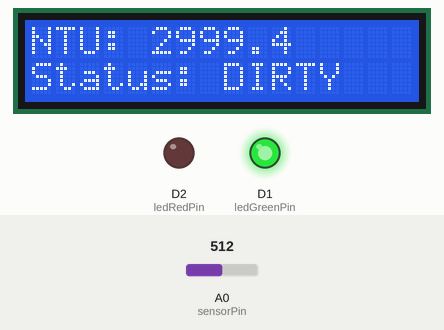
Simulated run of this program. Board: ESP8266 (NodeMCU). On the bench: 16×2 character LCD, output pins drawn as LEDs (lit = HIGH). Inputs (shaded band) come from the test bench; at power-on: A0 (sensorPin) = 512. WiFi joins after 1.5 s; servers stay silent unless stated; uploads are accepted with an empty reply; what the program prints to the serial monitor is not drawn.

Above: at 4.8 s.
4.9 s: A0 (sensorPin) set to 842
At 6.3 s:
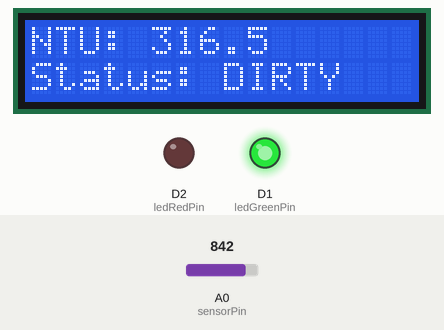
6.6 s: A0 (sensorPin) set to 877
At 7.3 s:
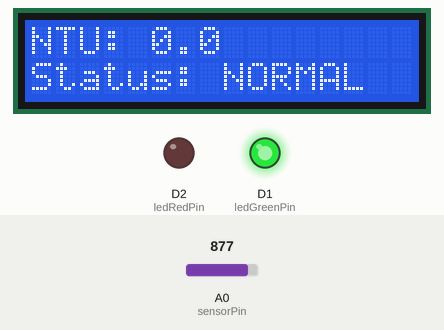
8.1 s: A0 (sensorPin) set to 716
At 8.5 s:
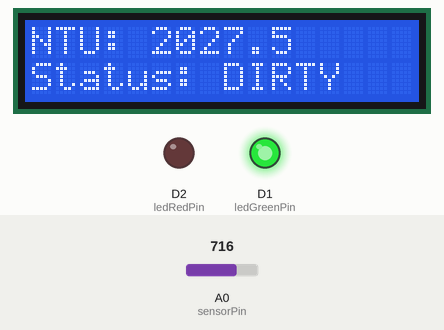
9.6 s: A0 (sensorPin) set to 900
At 10.8 s:
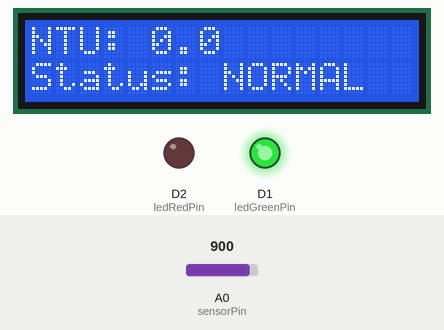
Timing chart, 0 to 12.1 s (numbered marks = the images above; inputs shaded):
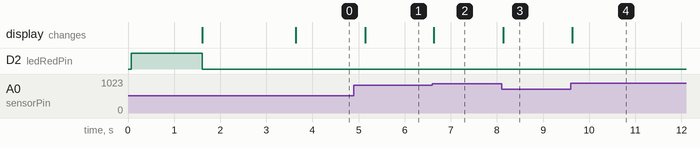

Measured:
- the behaviour switches between 859 and 860 on A0 (sensorPin) (found by bisection; images 1 and 2)
- after the input at 4.9 s, the display: changes after 0.24 s (image 1)
- after the input at 6.6 s, the display: changes at once (image 2)
- after the input at 8.1 s, the display: changes at once (image 3)
- after the input at 9.6 s, the display: changes at once (image 4)

The program:

main.cpp
```cpp
#include <Arduino.h>
#include <ESP8266WiFi.h>
#include <ESP8266HTTPClient.h>
#include <WiFiClientSecure.h> // เพิ่ม Library สำหรับรองรับลิงก์ HTTPS
#include <WiFiManager.h>
#include <Wire.h>
#include <LiquidCrystal_I2C.h>

// กำหนด Address ของจอ LCD (ส่วนใหญ่จะเป็น 0x27 หรือ 0x3F)
LiquidCrystal_I2C lcd(0x27, 16, 2);

// ==========================================
// การตั้งค่า API และ Server
// ==========================================
// ใส่ IP เครื่องคอมพิวเตอร์ของคุณ หรือ URL เว็บจริง
const char* serverName = "https://water-village.vercel.app/api/water";

// ==========================================
// การตั้งค่าฮาร์ดแวร์
// ==========================================
const int sensorPin = A0;
const int ledGreenPin = D1;    // ไฟเขียว (สถานะ: ต่อ Wi-Fi บ้านสำเร็จแล้ว)
const int ledRedPin = D2;      // ไฟแดง (สถานะ: ยังไม่ต่อเน็ต / รอตั้งค่า)

const float TURBIDITY_THRESHOLD = 5.0;

unsigned long previousMillisLCD = 0;
const long lcdInterval = 500; // อัปเดตหน้าจอ LCD ทุกๆ 0.5 วินาที (Real-time มาก)

unsigned long previousMillisAPI = 0;
const long apiInterval = 5000; // ส่งข้อมูลขึ้นเว็บคลาวด์ทุกๆ 5 วินาที

// ==========================================
// การตั้งค่า Wi-Fi
// ==========================================
// จะใช้ WiFiManager ในการจัดการผ่านหน้าเว็บของบอร์ด

void setup() {
  Serial.begin(115200);

  // ตั้งค่า I2C Pins: D3(SDA) และ D4(SCL)
  Wire.begin(D3, D4);

  // เริ่มการทำงานของจอ LCD
  lcd.init();
  lcd.backlight();
  lcd.setCursor(0, 0);
  lcd.print("Booting...");

  pinMode(ledGreenPin, OUTPUT);
  pinMode(ledRedPin, OUTPUT);

  // เริ่มต้นมา ไฟแดงติด (แสดงว่ายังไม่ได้ต่อเน็ต)
  digitalWrite(ledRedPin, HIGH);
  digitalWrite(ledGreenPin, LOW);

  // สร้างตัวจัดการ Wi-Fi
  WiFiManager wifiManager;

  // ตั้งเวลาให้หน้าเว็บตั้งค่า Wi-Fi ทำงานแค่ 15 วินาที
  // ถ้าไม่มีใครมาตั้งค่า หรือต่อเน็ตไม่ได้ ให้ทะลุไปทำงานแบบ "ออฟไลน์" ทันที
  wifiManager.setConfigPortalTimeout(15);

  Serial.println("\nConnecting to WiFi or Starting Access Point...");

  // ถ้าต่อ Wi-Fi เดิมไม่ได้ มันจะปล่อย Wi-Fi ตัวเองออกมาชื่อ "Water_Sensor_Setup" ไม่มีรหัสผ่าน
  if (!wifiManager.autoConnect("Water_Sensor_Setup")) {
    Serial.println("Failed to connect within 15 seconds. Running in OFFLINE mode.");

    lcd.clear();
    lcd.setCursor(0, 0);
    lcd.print("WiFi Timeout!");
    lcd.setCursor(0, 1);
    lcd.print("Offline Mode");
    delay(2000); // โชว์ข้อความ 2 วินาทีแล้วไปต่อ
  } else {
    // ถ้าต่อ Wi-Fi สำเร็จ
    Serial.println("\nConnected to Home WiFi!");
    Serial.print("IP Address: ");
    Serial.println(WiFi.localIP());

    lcd.clear();
    lcd.setCursor(0, 0);
    lcd.print("WiFi Connected!");
    lcd.setCursor(0, 1);
    lcd.print("IP:");
    lcd.print(WiFi.localIP());

    // เปลี่ยนไฟเป็นสีเขียว
    digitalWrite(ledGreenPin, HIGH);
    digitalWrite(ledRedPin, LOW);
    delay(2000);
  }
}

void loop() {
  unsigned long currentMillis = millis();

  // เช็คสถานะ Wi-Fi ตลอดเวลา
  if(WiFi.status() == WL_CONNECTED) {
    digitalWrite(ledGreenPin, HIGH);
    digitalWrite(ledRedPin, LOW);
  } else {
    // ถ้าจู่ๆ Wi-Fi หลุด ให้กลับไปติดไฟแดง
    digitalWrite(ledGreenPin, LOW);
    digitalWrite(ledRedPin, HIGH);
  }

  // ตรวจสอบว่าถึงเวลาอ่านค่าเซ็นเซอร์และอัปเดตจอ (ทุก 0.5 วินาที)
  if(currentMillis - previousMillisLCD >= lcdInterval) {
    previousMillisLCD = currentMillis;

    // อ่านค่าความขุ่น (ใช้ไฟ 5V)
    int sensorValue = analogRead(sensorPin);
    float voltage = sensorValue * (5.0 / 1024.0);
    float turbidity = 0.0;

    if (voltage < 2.5) {
      turbidity = 3000;
    } else {
      turbidity = -1120.4 * (voltage * voltage) + 5742.3 * voltage - 4353.8;
    }
    if (turbidity < 0) turbidity = 0;

    // ==========================================
    // อัปเดตหน้าจอ LCD 16x2 (โชว์ผลทันที)
    // ==========================================
    lcd.clear();
    lcd.setCursor(0, 0);
    lcd.print("NTU: ");
    lcd.print(turbidity, 1);

    lcd.setCursor(0, 1);
    if (turbidity <= 5.0) {
      lcd.print("Status: NORMAL"); // น้ำปกติ
    } else if (turbidity <= 15.0) {
      lcd.print("Status: ALERT");  // เริ่มขุ่น
    } else {
      lcd.print("Status: DIRTY");  // ขุ่นมาก/น้ำเสีย
    }

    // ==========================================
    // ส่งข้อมูลไปที่ Next.js API (ทำแค่ทุกๆ 5 วินาที)
    // ==========================================
    if (currentMillis - previousMillisAPI >= apiInterval) {
      previousMillisAPI = currentMillis;

      Serial.println("\n--- อัปเดตข้อมูลขึ้นคลาวด์ ---");
      Serial.print("ค่าความขุ่น (Turbidity): ");
      Serial.print(turbidity);
      Serial.println(" NTU");

      if(WiFi.status() == WL_CONNECTED){
        WiFiClientSecure client;
        client.setInsecure(); // ไม่เช็คใบรับรอง SSL
        HTTPClient http;

        String httpRequestData = "{\"turbidity\":" + String(turbidity) + "}";
        Serial.print("Sending Data: ");
        Serial.println(httpRequestData);

        http.begin(client, serverName);
        http.addHeader("Content-Type", "application/json");

        int httpResponseCode = http.POST(httpRequestData);

        if (httpResponseCode > 0) {
          Serial.print("HTTP Response code: ");
          Serial.println(httpResponseCode);
        } else {
          Serial.print("Error code: ");
          Serial.println(httpResponseCode);
        }
        http.end();
      } else {
        Serial.println("ข้ามการส่งข้อมูล (Offline Mode)");
      }
      Serial.println("-------------------------");
    }
  }
}
```
